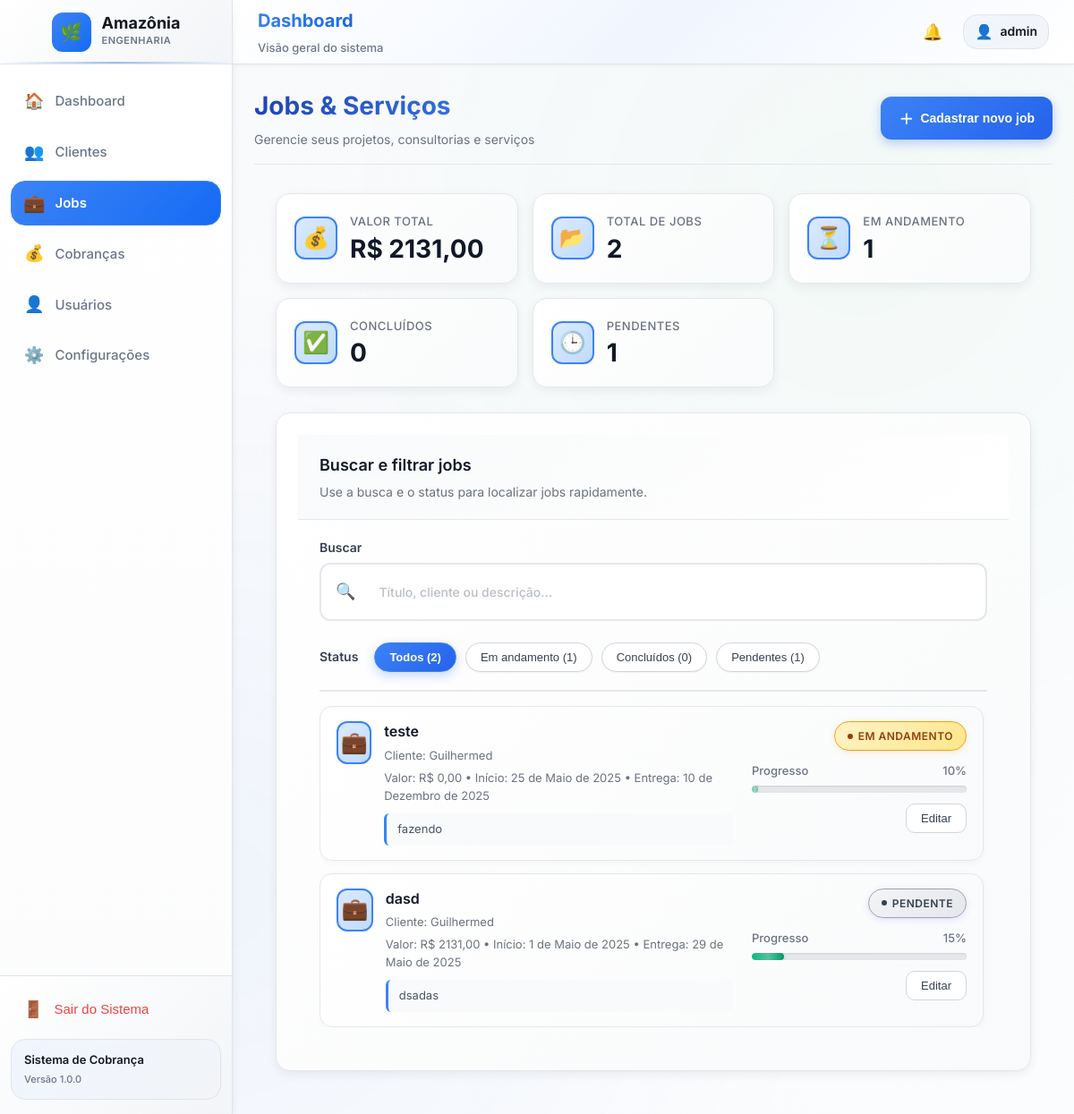
The app's page /jobs/ (signed in) with its own data.
### app_financeiro/models.py (models this page shows, shortened)
class Job(models.Model):
    STATUS_CHOICES = [
        ("pendente", "Pendente"),
        ("em_andamento", "Em andamento"),
        ("concluido", "Concluído"),
    ]
    title = models.CharField("Título", max_length=255)
    client = models.ForeignKey(
        Client,
        verbose_name="Cliente",
        on_delete=models.PROTECT,
        related_name="jobs",
    )
    value = models.DecimalField("Valor", max_digits=12, decimal_places=2, default=0)
    start_date = models.DateField("Data de início")
    delivery_date = models.DateField("Data de entrega")
    status = models.CharField(
        "Status",
        max_length=20,
        choices=STATUS_CHOICES,
        default="pendente",
    )
    progress = models.PositiveIntegerField("Progresso (%)", default=0)
    description = models.TextField("Descrição", blank=True)
    created_at = models.DateTimeField("Criado em", auto_now_add=True)
    updated_at = models.DateTimeField("Atualizado em", auto_now=True)
    class Meta:
        ordering = ["-start_date", "title"]

class Client(models.Model):
    TYPE_CHOICES = [
        ('CPF', 'CPF'),
        ('CNPJ', 'CNPJ'),
    ]
    name = models.CharField(max_length=255)
    document = models.CharField(max_length=32, blank=True)
    type = models.CharField(max_length=4, choices=TYPE_CHOICES, default='CPF')
    email = models.EmailField(blank=True, null=True)
    phone = models.CharField(max_length=32, blank=True, null=True)
    address = models.TextField(blank=True)
    notes = models.TextField(blank=True)
    is_active = models.BooleanField(default=True)
    created_at = models.DateTimeField(auto_now_add=True)
    updated_at = models.DateTimeField(auto_now=True)
    def __str__(self):
        return self.name
    class Meta:
        ordering = ['name']

### app_financeiro/views.py (the view)
# urls.py: path('jobs/', views.jobs, name='jobs'),
@login_required
def jobs(request):
    if request.method == "POST":
        form = JobForm(request.POST)
        if form.is_valid():
            form.save()
            messages.success(request, "Job cadastrado com sucesso!")
            return redirect("jobs")
    else:
        form = JobForm()
    q = (request.GET.get("q") or "").strip()
    status = request.GET.get("status") or "todos"
    base_qs = Job.objects.select_related("client").all()
    if q:
        base_qs = base_qs.filter(
            Q(title__icontains=q)
            | Q(description__icontains=q)
            | Q(client__name__icontains=q)
        )
    if status in ["pendente", "em_andamento", "concluido"]:
        base_qs = base_qs.filter(status=status)
    jobs_qs = base_qs.order_by("-start_date", "title")
    total_count = Job.objects.count()
    andamento_count = Job.objects.filter(status="em_andamento").count()
    concluido_count = Job.objects.filter(status="concluido").count()
    pendente_count = Job.objects.filter(status="pendente").count()
    valor_total = Job.objects.aggregate(total=Sum('value'))['total'] or Decimal('0.00')
    clients = Client.objects.filter(is_active=True).order_by("name")
    context = get_base_context(request)
    context.update({
        "page_title": "Jobs",
        "form": form,
        "jobs": jobs_qs,
        "total_count": total_count,
        "andamento_count": andamento_count,
        "concluido_count": concluido_count,
        "pendente_count": pendente_count,
        "valor_total": valor_total,
        "search_query": q,
        "current_status": status,
        "clients": clients,
    })
    return render(request, "jobs/jobs.html", context)

### templates/jobs/jobs.html (shortened to what this page needs)
{% extends "components/layout.html" %}
{% load static %}
{% block extra_head %}
  <link rel="stylesheet" href="{% static 'css/clientes.css' %}">
  <link rel="stylesheet" href="{% static 'css/jobs.css' %}">
{% endblock %}
{% block content %}
<div class="page jobs-page">
  <div class="top-row">
    <div class="top-row-main">
      <h1>Jobs & Serviços</h1>
      <p>Gerencie seus projetos, consultorias e serviços</p>
    </div>
    <div class="top-row-actions">
      <button id="btn-open-job-create-modal" type="button" class="btn btn-primary">
        <span class="icon">＋</span>
        <span>Cadastrar novo job</span>
      </button>
    </div>
  </div>
  <div class="jobs-layout">
    <section class="jobs-stats">
      <div class="card jobs-stat-card">
        <div class="jobs-stat-main">
          <div class="jobs-stat-icon">💰</div>
          <div>
            <p class="jobs-stat-label">Valor Total</p>
            <p class="jobs-stat-value">R$ {{ valor_total|floatformat:2 }}</p>
          </div>
        </div>
      </div>
      <div class="card jobs-stat-card">
        <div class="jobs-stat-main">
          <div class="jobs-stat-icon">📂</div>
          <div>
            <p class="jobs-stat-label">Total de Jobs</p>
            <p class="jobs-stat-value">{{ total_count }}</p>
          </div>
        </div>
      </div>
      <div class="card jobs-stat-card">
        <div class="jobs-stat-main">
          <div class="jobs-stat-icon">⏳</div>
          <div>
            <p class="jobs-stat-label">Em andamento</p>
            <p class="jobs-stat-value">{{ andamento_count }}</p>
          </div>
        </div>
      </div>
      <div class="card jobs-stat-card">
        <div class="jobs-stat-main">
          <div class="jobs-stat-icon">✅</div>
          <div>
            <p class="jobs-stat-label">Concluídos</p>
            <p class="jobs-stat-value">{{ concluido_count }}</p>
          </div>
        </div>
      </div>
      <div class="card jobs-stat-card">
        <div class="jobs-stat-main">
          <div class="jobs-stat-icon">🕒</div>
          <div>
            <p class="jobs-stat-label">Pendentes</p>
            <p class="jobs-stat-value">{{ pendente_count }}</p>
          </div>
        </div>
      </div>
    </section>
    <section class="card jobs-filters">
      <div class="card-header">
        <div class="card-title">Buscar e filtrar jobs</div>
        <p class="card-subtitle">
          Use a busca e o status para localizar jobs rapidamente.
        </p>
      </div>
      <div class="card-content">
        <form method="get" class="filters-form">
          <div class="filters-search">
            <label for="q">Buscar</label>
            <div class="filters-search-input">
              <span class="icon">🔍</span>
              <input type="text" id="q" name="q" placeholder="Título, cliente ou descrição..."
                value="{{ search_query|default_if_none:'' }}" />
            </div>
          </div>
          <div class="filters-status">
            <span class="filters-status-label">Status</span>
            {% with status=current_status|default:"todos" %}
            <button type="submit" name="status" value="todos"
              class="btn btn-chip {% if status == 'todos' %}is-active{% endif %}">
              Todos ({{ total_count }})
            </button>
            <button type="submit" name="status" value="em_andamento"
              class="btn btn-chip {% if status == 'em_andamento' %}is-active{% endif %}">
              Em andamento ({{ andamento_count }})
            </button>
            <button type="submit" name="status" value="concluido"
              class="btn btn-chip {% if status == 'concluido' %}is-active{% endif %}">
              Concluídos ({{ concluido_count }})
            </button>
            <button type="submit" name="status" value="pendente"
              class="btn btn-chip {% if status == 'pendente' %}is-active{% endif %}">
              Pendentes ({{ pendente_count }})
            </button>
            {% endwith %}
          </div>
        </form>
        <div class="jobs-inline-wrapper">
          {% if jobs %}
          <ul class="jobs-inline-list">
            {% for job in jobs %}
            <li class="job-inline-item">
              <div class="job-inline-main">
                <div class="job-avatar">
                  <span>💼</span>
                </div>
                <div class="job-inline-text">
                  <span class="job-inline-title">{{ job.title }}</span>
                  <span class="job-inline-sub">
                    Cliente: {{ job.client.name }}
                  </span>
                  <span class="job-inline-sub">
                    Valor: R$ {{ job.value }} • Início: {{ job.start_date }} •
                    Entrega: {{ job.delivery_date }}
                  </span>
                  {% if job.description %}
                  <span class="job-inline-sub job-inline-desc">
                    {{ job.description }}
                  </span>
                  {% endif %}
                </div>
              </div>
              <div class="job-inline-status">
                {% if job.status == 'concluido' %}
                <span class="status-badge status-paid">Concluído</span>
                {% elif job.status == 'em_andamento' %}
                <span class="status-badge status-pending">Em andamento</span>
                {% else %}
                <span class="status-badge status-neutral">Pendente</span>
                {% endif %}
                {% if job.status != 'concluido' %}
                <div class="job-progress">
                  <div class="job-progress-top">
                    <span>Progresso</span>
                    <span>{{ job.progress }}%</span>
                  </div>
                  <div class="job-progress-bar">
                    <div class="job-progress-fill" style="width: {{ job.progress|default:0 }}%;"></div>
                  </div>
                </div>
                {% endif %}
                <div class="job-inline-actions">
                  <button type="button" class="btn-outline-sm js-open-job-edit" data-id="{{ job.id }}"
                    data-title="{{ job.title|escapejs }}" data-client-id="{{ job.client.id }}"
                    data-value="{{ job.value|default_if_none:'' }}" data-status="{{ job.status }}"
                    data-start-date="{{ job.start_date|date:'Y-m-d' }}"
                    data-delivery-date="{{ job.delivery_date|date:'Y-m-d' }}"
                    data-progress="{{ job.progress|default_if_none:0 }}"
                    data-description="{{ job.description|default_if_none:''|escapejs }}">
                    Editar
                  </button>
                </div>
              </div>
            </li>
            {% endfor %}
          </ul>
          {% endif %}
        </div>
      </div>
    </section>
  </div>
</div>
{% endblock %}

### templates/components/layout.html (shortened to what this page needs)
{% load static %}
<!DOCTYPE html>
<html lang="pt-BR">
  <head>
    <link rel="stylesheet" href="{% static 'css/base.css' %}" />
    <link rel="stylesheet" href="{% static 'css/layout.css' %}" />
    {% block extra_head %}{% endblock %}
  </head>
  <body>
    <div class="app-shell">
      <aside class="app-sidebar">
        <div class="sidebar-header">
          <div class="sidebar-logo-wrap">
            <div class="sidebar-logo-icon">
              <span class="icon">🌿</span>
            </div>
            <div class="sidebar-logo-text">
              <div class="sidebar-logo-title">Amazônia</div>
              <div class="sidebar-logo-subtitle">Engenharia</div>
            </div>
          </div>
        </div>
        <nav class="sidebar-nav">
          <a
            href="{% url 'dashboard' %}"
            class="nav-link {% if request.resolver_match.url_name == 'dashboard' %}is-active{% endif %}"
          >
            <span class="icon">🏠</span>
            <span>Dashboard</span>
          </a>
          <a
            href="{% url 'clientes' %}"
            class="nav-link {% if request.resolver_match.url_name == 'clientes' %}is-active{% endif %}"
          >
            <span class="icon">👥</span>
            <span>Clientes</span>
          </a>
          <a
            href="{% url 'jobs' %}"
            class="nav-link {% if request.resolver_match.url_name == 'jobs' %}is-active{% endif %}"
          >
            <span class="icon">💼</span>
            <span>Jobs</span>
          </a>
          <a
            href="{% url 'cobrancas' %}"
            class="nav-link {% if request.resolver_match.url_name == 'cobrancas' %}is-active{% endif %}"
          >
            <span class="icon">💰</span>
            <span>Cobranças</span>
          </a>
          {% if user.is_staff %}
          <a
            href="{% url 'usuarios' %}"
            class="nav-link {% if request.resolver_match.url_name == 'usuarios' %}is-active{% endif %}"
          >
            <span class="icon">👤</span>
            <span>Usuários</span>
          </a>
          {% endif %}
          <a
            href="{% url 'configuracoes' %}"
            class="nav-link {% if request.resolver_match.url_name == 'configuracoes' %}is-active{% endif %}"
          >
            <span class="icon">⚙️</span>
            <span>Configurações</span>
          </a>
        </nav>
        <div class="sidebar-footer">
          <form method="post" action="{% url 'logout' %}" style="width: 100%; margin-bottom: 12px;">
            <button type="submit" class="nav-link" style="
              width: 100%;
              text-align: left;
              background: none;
              border: none;
              cursor: pointer;
              color: #ef4444;
            ">
              <span class="icon">🚪</span>
              <span>Sair do Sistema</span>
            </button>
          </form>
          <div class="sidebar-footer-box">
            <p class="sidebar-footer-title">Sistema de Cobrança</p>
            <p class="sidebar-footer-subtitle">Versão 1.0.0</p>
          </div>
        </div>
      </aside>
      <div class="app-main">
        <header class="app-header">
          <div class="header-left">
            <h1 class="header-title">{% block header_title %}Dashboard{% endblock %}</h1>
            <p class="header-subtitle">{% block header_subtitle %}Visão geral do sistema{% endblock %}</p>
          </div>
          <div class="header-right">
            <div class="notifications-wrapper" style="position: relative;">
              <button
                class="btn-header"
                id="notifications-bell"
                type="button"
                style="position: relative;"
              >
                <span class="icon">🔔</span>
              </button>
            </div>
            <div class="user-chip">
              <span class="icon">👤</span>
              <span class="user-name">{{ user.username }}</span>
            </div>
          </div>
        </header>
        <div class="app-content">
          {% block content %}{% endblock %}
        </div>
      </div>
    </div>
  </body>
</html>

### records on screen
Job: title "teste", client.name "Guilhermed", value "0,00", start_date "25 de Maio de 2025", delivery_date "10 de Dezembro de 2025", description "fazendo", status "EM ANDAMENTO", progress "10"
Job: title "dasd", client.name "Guilhermed", value "2131,00", start_date "1 de Maio de 2025", delivery_date "29 de Maio de 2025", description "dsadas", status "PENDENTE", progress "15"

### other values on screen
{{ user.username }} "admin"
{{ valor_total|floatformat:2 }} "2131,00"
{{ total_count }} "2"
{{ andamento_count }} "1"
{{ concluido_count }} "0"
{{ pendente_count }} "1"
